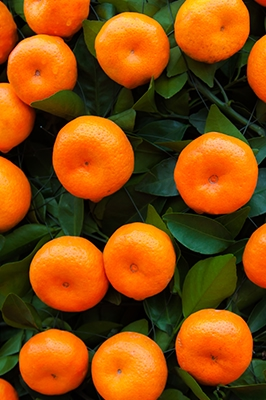
#> input picture Lab6/oranges.jpg, 266 x 400 px
$ python Lab6.py
#> lines starting #> are read from the running program, lines starting #| are printed output that depends on the picture; after the words box and inside, x2 and y2 are one past the last pixel; in counts of white or black regions, pixels touching at a corner belong together
import numpy as np
import matplotlib.pyplot as plt
from skimage import io
from sklearn.cluster import KMeans
from sklearn.preprocessing import StandardScaler

image = io.imread('oranges.jpg')
#> image is the input picture: shape (400, 266, 3); mean R, G, B 132.7, 72.6, 12.4

threshold = 0.4

fig, axes = plt.subplots(2, 2, figsize=(12, 10))

axes[0, 0].imshow(image)
axes[0, 0].set_title('Исходное изображение')

pixels = image.reshape(-1, 3)
scaler = StandardScaler()
pixels_normalized = scaler.fit_transform(pixels)

n_clusters = 8
kmeans = KMeans(n_clusters=n_clusters, random_state=42, n_init=10)
labels = kmeans.fit_predict(pixels_normalized)

segmented_image = kmeans.cluster_centers_[labels]
segmented_image = scaler.inverse_transform(segmented_image)
segmented_image = segmented_image.reshape(image.shape).astype(np.uint8)
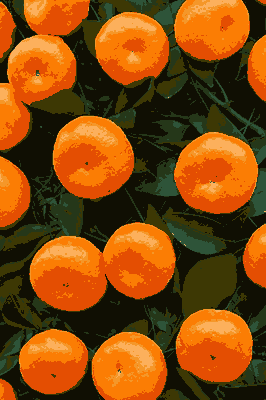
#> segmented_image: shape (400, 266, 3); mean R, G, B 132.1, 72.1, 11.8

axes[0, 1].imshow(segmented_image)
axes[0, 1].set_title(f'K-means сегментация ({n_clusters} кластеров)')

cluster_colors = []
for i in range(n_clusters):
    cluster_pixels = pixels[labels == i]
    mean_color = cluster_pixels.mean(axis=0)
    cluster_colors.append(mean_color)
#> this loop made 8 passes
#> mean_color on passes 1 to 8: [252.8, 176.9, 92.93], [228.8, 78.32, 2.56], [37.5, 55.31, 25.22], [46.08, 84.64, 57.64], [245.5, 151.9, 41.26], [16.5, 15.78, 3.86], [251.8, 125.1, 4.36], [61.8, 56.72, 4.95]
#> after the loop, cluster_colors = [[252.8, 176.9, 92.93], [228.8, 78.32, 2.56], [37.5, 55.31, 25.22], [46.08, 84.64, 57.64], [245.5, 151.9, 41.26], [16.5, 15.78, 3.86], [251.8, 125.1, 4.36], [61.8, 56.72, 4.95]]

cluster_colors = np.array(cluster_colors)

print("Средние цвета всех кластеров:")
for i, color in enumerate(cluster_colors):
    print(f"Кластер {i}: RGB({color[0]:.0f}, {color[1]:.0f}, {color[2]:.0f})")
#> this loop made 8 passes
#| Кластер 0: RGB(253, 177, 93)
#| Кластер 1: RGB(229, 78, 3)
#| Кластер 2: RGB(37, 55, 25)
#| Кластер 3: RGB(46, 85, 58)
#| Кластер 4: RGB(246, 152, 41)
#| Кластер 5: RGB(16, 16, 4)
#| Кластер 6: RGB(252, 125, 4)
#| Кластер 7: RGB(62, 57, 5)

def get_orange_yellow_score(r, g, b):

    r_norm = r / 255.0
    g_norm = g / 255.0
    b_norm = b / 255.0

    base_score = r_norm * (1 - b_norm)

    if g > 0:
        rg_ratio = r / g
        if 0.8 <= rg_ratio <= 2.2:
            ratio_score = 1.0 - abs(rg_ratio - 1.2) / 1.4
        else:
            ratio_score = 0.0
    else:
        ratio_score = 0.0

    max_channel = max(r_norm, g_norm, b_norm)
    min_channel = min(r_norm, g_norm, b_norm)
    saturation_score = max_channel - min_channel

    final_score = base_score * 0.4 + ratio_score * 0.3 + saturation_score * 0.1
    return final_score

scores = []
for color_vec in cluster_colors:
    r, g, b = color_vec
    score = get_orange_yellow_score(r, g, b)
    scores.append(score)
#> this loop made 8 passes
#> (r, g, b, r_norm in get_orange_yellow_score, g_norm in get_orange_yellow_score, b_norm in get_orange_yellow_score, base_score in get_orange_yellow_score, rg_ratio in get_orange_yellow_score) on passes 1 to 8: (252.8, 176.9, 92.93, 0.991, 0.694, 0.364, 0.63, 1.43), (228.8, 78.32, 2.56, 0.897, 0.307, 0.01, 0.888, 2.92), (37.5, 55.31, 25.22, 0.147, 0.217, 0.0989, 0.132, 0.678), (46.08, 84.64, 57.64, 0.181, 0.332, 0.226, 0.14, 0.544), (245.5, 151.9, 41.26, 0.963, 0.596, 0.162, 0.807, 1.62), (16.5, 15.78, 3.86, 0.0647, 0.0619, 0.0151, 0.0637, 1.05), (251.8, 125.1, 4.36, 0.988, 0.491, 0.0171, 0.971, 2.01), (61.8, 56.72, 4.95, 0.242, 0.222, 0.0194, 0.238, 1.09)
#> after the loop, scores = [0.566, 0.444, 0.0648, 0.0711, 0.614, 0.297, 0.611, 0.394]

print("\nОценки пригодности кластеров:")
for i, score in enumerate(scores):
    print(f"Кластер {i}: {score:.3f}")
#> this loop made 8 passes
#> score on passes 1 to 8: 0.566, 0.444, 0.0648, 0.0711, 0.614, 0.297, 0.611, 0.394
#| Кластер 0: 0.566
#| Кластер 1: 0.444
#| Кластер 2: 0.065
#| Кластер 3: 0.071
#| Кластер 4: 0.614
#| Кластер 5: 0.297
#| Кластер 6: 0.611
#| Кластер 7: 0.394

selected_clusters = [i for i, score in enumerate(scores) if score > threshold]
#> selected_clusters = [0, 1, 4, 6]

print(f"\nПорог: {threshold}")
print(f"Выбранные кластеры: {selected_clusters}")
#| Выбранные кластеры: [0, 1, 4, 6]
print(f"Количество выбранных кластеров: {len(selected_clusters)}")
#| Количество выбранных кластеров: 4

combined_mask = np.zeros(image.shape[:2], dtype=bool)
for cluster_id in selected_clusters:
    cluster_mask = (labels == cluster_id).reshape(image.shape[:2])
    combined_mask = combined_mask | cluster_mask
#> this loop made 4 passes
#> cluster_id on passes 3 to 4: 4, 6
#> pass 1, `cluster_mask = (labels == cluster_id).reshape(image.shape[:2])`:
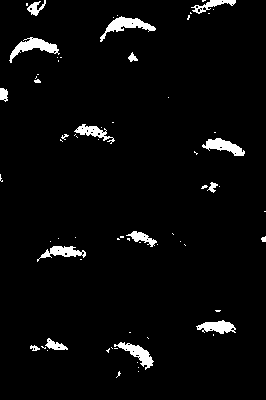
#> cluster_mask: shape (400, 266) bool; 3.6% white; 69 white regions (51 under 20 px), largest, box (x1, y1, x2, y2) and area: (100, 16, 156, 42) 468, (9, 37, 60, 63) 466, (202, 138, 245, 156) 382
#> pass 2, `combined_mask = combined_mask | cluster_mask`:
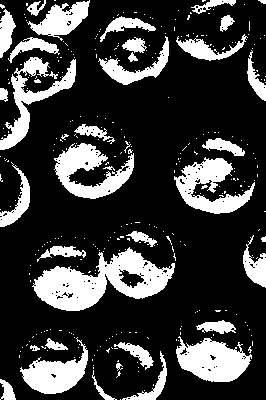
#> combined_mask: shape (400, 266) bool; 23.4% white; 328 white regions (289 under 20 px), largest, box (x1, y1, x2, y2) and area: (32, 247, 175, 311) 4336, (176, 336, 252, 382) 2220, (54, 143, 134, 199) 2139
#> pass 3, `cluster_mask = (labels == cluster_id).reshape(image.shape[:2])`:
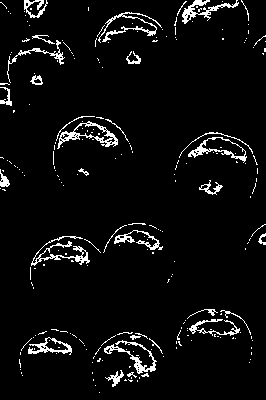
#> cluster_mask: shape (400, 266) bool; 5% white in thin lines or dots
#> after the loop:
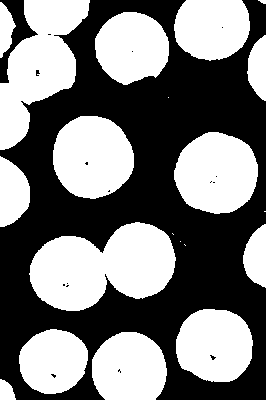
#> combined_mask: shape (400, 266) bool; 48.1% white; 20 white regions (5 under 20 px), largest, box (x1, y1, x2, y2) and area: (29, 222, 176, 311) 8883, (0, 0, 90, 150) 7045, (174, 132, 258, 214) 5341

axes[1, 0].imshow(combined_mask, cmap='gray')
axes[1, 0].set_title(f'Общая бинарная маска\n{len(selected_clusters)} кластеров')

highlighted = image.copy()
highlighted[~combined_mask] = highlighted[~combined_mask] * 0.3

axes[1, 1].imshow(highlighted)
axes[1, 1].set_title('Выделенные апельсины')

for ax in axes.flat:
    ax.axis('off')

plt.tight_layout()
plt.show()

mask_image = (combined_mask * 255).astype(np.uint8)
io.imsave('mask.png', mask_image, check_contrast=False)
io.imsave('segments.jpg', segmented_image, check_contrast=False)
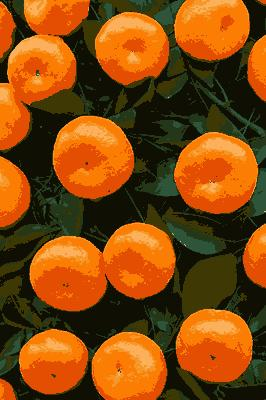
#> saved as segments.jpg: shape (400, 266, 3); mean R, G, B 131.7, 72.2, 13.9
io.imsave('result.jpg', highlighted, check_contrast=False)
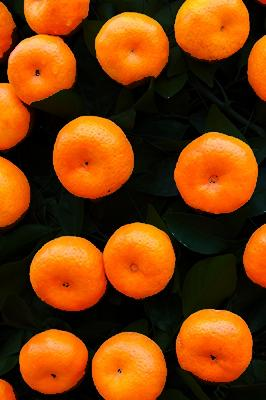
#> saved as result.jpg: shape (400, 266, 3); mean R, G, B 120.8, 59.6, 10.1
